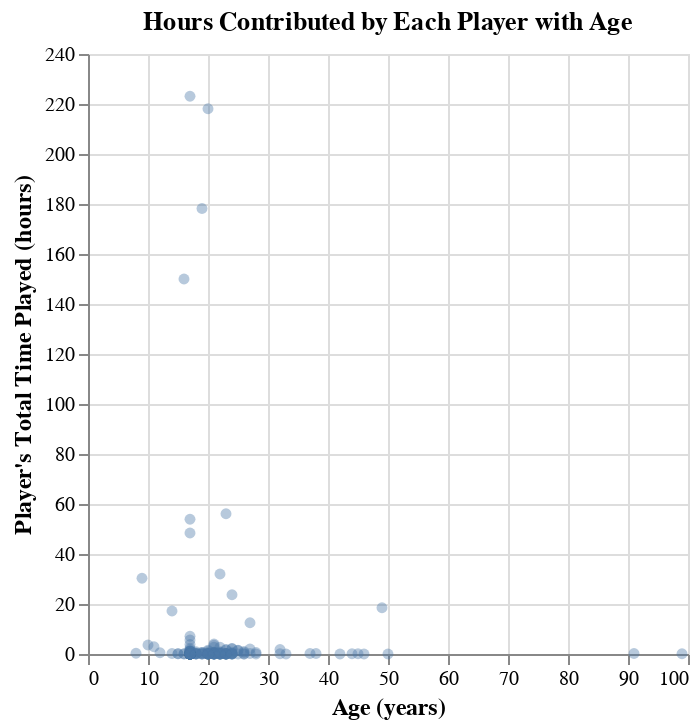

This figure's notebook cell:
### Markdown cell above
Most participants are 15-25 years old (around 70+95=165 participants). K-NN may not predict well in other ages with fewer or no data points.

### Code cell
players_scatterplot = (
    alt.Chart(players, title="Hours Contributed by Each Player with Age").mark_circle(opacity=0.40).encode(
        x = alt.X("age").title("Age (years)"),
        y = alt.Y("played_hours").title("Player's Total Time Played (hours)")
    )
    .configure_axis(titleFontSize=12)
)

players_scatterplot

### Figure 1 — Vega specification as saved in the notebook (floating-point values rounded to 4 significant figures; data arrays with more than 128 entries replaced by an {"elided": "..."} marker saying what was removed)
{"$schema": "https://vega.github.io/schema/vega/v5.json", "data": [{"name": "source_0", "values": {"elided": "196 records"}}, {"name": "source_0_x_domain_age", "values": [{"min": 8, "max": 99}]}, {"name": "source_0_y_domain_played_hours", "values": [{"min": 0.0, "max": 223.1}]}], "marks": [{"type": "symbol", "name": "marks", "from": {"data": "source_0"}, "encode": {"update": {"fill": {"value": "#4c78a8"}, "opacity": {"value": 0.4}, "shape": {"value": "circle"}, "x": {"field": "age", "scale": "x"}, "y": {"field": "played_hours", "scale": "y"}}}, "style": ["circle"]}], "scales": [{"name": "x", "type": "linear", "domain": [{"signal": "(data(\"source_0_x_domain_age\")[0] || {}).min"}, {"signal": "(data(\"source_0_x_domain_age\")[0] || {}).max"}], "range": [0, {"signal": "width"}], "nice": true, "zero": true}, {"name": "y", "type": "linear", "domain": [{"signal": "(data(\"source_0_y_domain_played_hours\")[0] || {}).min"}, {"signal": "(data(\"source_0_y_domain_played_hours\")[0] || {}).max"}], "range": [{"signal": "height"}, 0], "nice": true, "zero": true}], "axes": [{"scale": "x", "aria": false, "maxExtent": 0, "zindex": 0, "ticks": false, "minExtent": 0, "labels": false, "orient": "bottom", "gridScale": "y", "domain": false, "grid": true, "tickCount": {"signal": "ceil(width/40)"}}, {"scale": "y", "tickCount": {"signal": "ceil(height/40)"}, "domain": false, "gridScale": "x", "grid": true, "ticks": false, "minExtent": 0, "orient": "left", "zindex": 0, "aria": false, "maxExtent": 0, "labels": false}, {"scale": "x", "zindex": 0, "orient": "bottom", "labelOverlap": true, "labelFlush": true, "tickCount": {"signal": "ceil(width/40)"}, "grid": false, "title": "Age (years)"}, {"scale": "y", "labelOverlap": true, "title": "Player's Total Time Played (hours)", "zindex": 0, "grid": false, "tickCount": {"signal": "ceil(height/40)"}, "orient": "left"}], "title": {"text": "Hours Contributed by Each Player with Age", "frame": "group"}, "height": 300, "style": "cell", "config": {"axis": {"titleFontSize": 12}}, "padding": 5, "background": "white", "width": 300}
